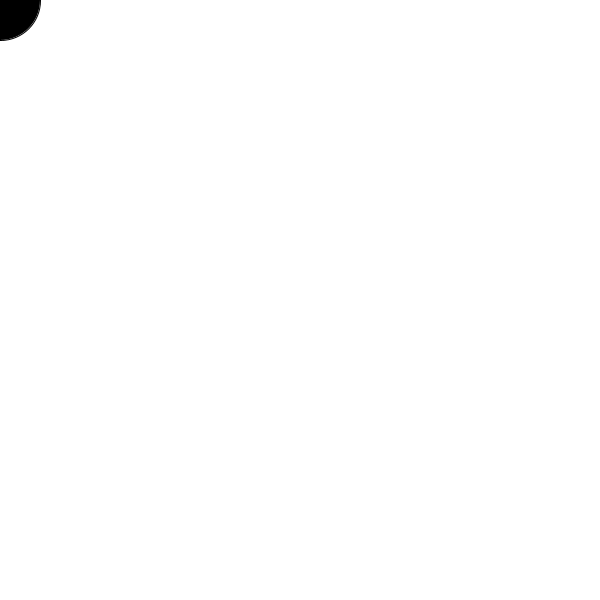
Frame 1 (no input)
Frame 60 (the mouse pressed at the canvas centre just before this capture): identical to frame 1, image omitted
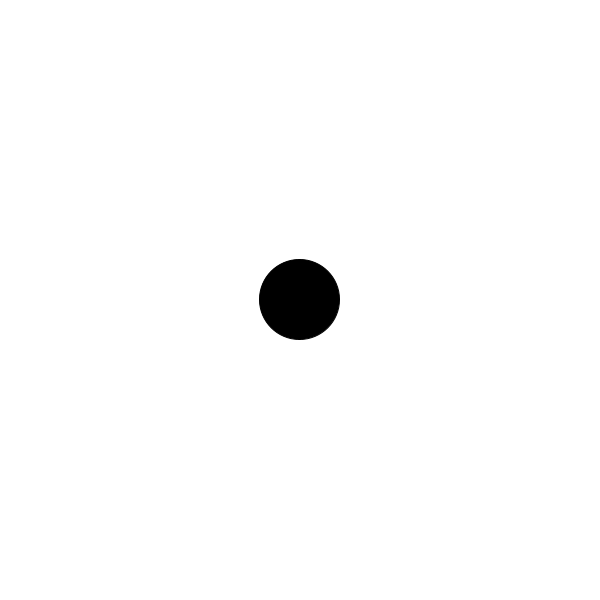
Frame 120 (the mouse held since frame 60 and released just before this capture)

The Processing sketch that drew these frames (run headless with seeded random() and noise(); from frame 60 on, the mouse is pressed at the canvas centre):

// Processing sketch: Week_10_Easing
// ── Week_10_Easing.pde
//easing motion 

float xPos, yPos;
float targetX, targetY;

void setup() {
  size(600,600);
}

void draw() {
  targetX=mouseX;
  targetY=mouseY;
  
  
  background(255);
  fill(0);
  ellipse(xPos, yPos, 80, 80);

  xPos+= (targetX-xPos)*0.1;
  yPos+=(targetY- yPos)*0.1;
}
